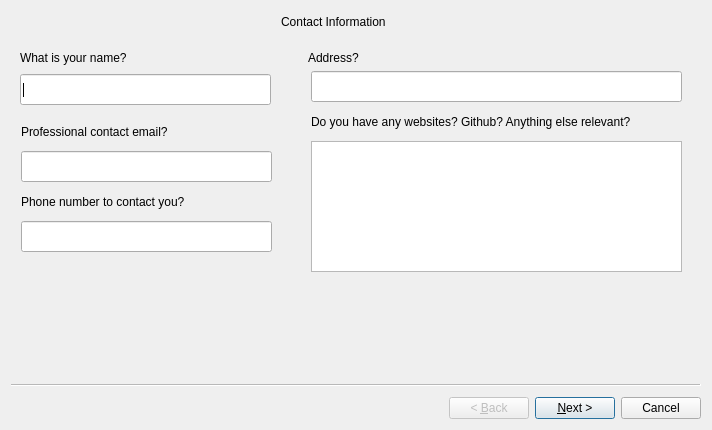
<?xml version="1.0" encoding="UTF-8"?>
<ui version="4.0">
 <class>Wizard</class>
 <widget class="QWizard" name="Wizard">
  <property name="geometry">
   <rect>
    <x>0</x>
    <y>0</y>
    <width>712</width>
    <height>430</height>
   </rect>
  </property>
  <property name="windowTitle">
   <string>Rart</string>
  </property>
  <widget class="QWizardPage" name="wizardPage1">
   <widget class="QLabel" name="label_4">
    <property name="geometry">
     <rect>
      <x>10</x>
      <y>180</y>
      <width>200</width>
      <height>21</height>
     </rect>
    </property>
    <property name="text">
     <string>Phone number to contact you?</string>
    </property>
   </widget>
   <widget class="QLabel" name="label_3">
    <property name="geometry">
     <rect>
      <x>10</x>
      <y>110</y>
      <width>177</width>
      <height>21</height>
     </rect>
    </property>
    <property name="text">
     <string>Professional contact email?</string>
    </property>
   </widget>
   <widget class="QLabel" name="label_5">
    <property name="geometry">
     <rect>
      <x>297</x>
      <y>36</y>
      <width>59</width>
      <height>21</height>
     </rect>
    </property>
    <property name="text">
     <string>Address?</string>
    </property>
   </widget>
   <widget class="QLabel" name="label">
    <property name="geometry">
     <rect>
      <x>9</x>
      <y>36</y>
      <width>128</width>
      <height>21</height>
     </rect>
    </property>
    <property name="text">
     <string>What is your name?</string>
    </property>
   </widget>
   <widget class="QLabel" name="label_6">
    <property name="geometry">
     <rect>
      <x>300</x>
      <y>100</y>
      <width>388</width>
      <height>21</height>
     </rect>
    </property>
    <property name="text">
     <string>Do you have any websites? Github? Anything else relevant?</string>
    </property>
   </widget>
   <widget class="QLabel" name="label_2">
    <property name="geometry">
     <rect>
      <x>270</x>
      <y>0</y>
      <width>130</width>
      <height>21</height>
     </rect>
    </property>
    <property name="text">
     <string>Contact Information</string>
    </property>
   </widget>
   <widget class="QLineEdit" name="name">
    <property name="geometry">
     <rect>
      <x>9</x>
      <y>63</y>
      <width>251</width>
      <height>31</height>
     </rect>
    </property>
   </widget>
   <widget class="QLineEdit" name="email">
    <property name="geometry">
     <rect>
      <x>10</x>
      <y>140</y>
      <width>251</width>
      <height>31</height>
     </rect>
    </property>
   </widget>
   <widget class="QLineEdit" name="phoneNumber">
    <property name="geometry">
     <rect>
      <x>10</x>
      <y>210</y>
      <width>251</width>
      <height>31</height>
     </rect>
    </property>
   </widget>
   <widget class="QPlainTextEdit" name="websites">
    <property name="geometry">
     <rect>
      <x>300</x>
      <y>130</y>
      <width>371</width>
      <height>131</height>
     </rect>
    </property>
   </widget>
   <widget class="QLineEdit" name="address">
    <property name="geometry">
     <rect>
      <x>300</x>
      <y>60</y>
      <width>371</width>
      <height>31</height>
     </rect>
    </property>
   </widget>
  </widget>
  <widget class="QWizardPage" name="wizardPage2">
   <widget class="QWidget" name="widget" native="true">
    <property name="geometry">
     <rect>
      <x>9</x>
      <y>36</y>
      <width>681</width>
      <height>321</height>
     </rect>
    </property>
    <widget class="QLabel" name="label_8">
     <property name="geometry">
      <rect>
       <x>10</x>
       <y>10</y>
       <width>191</width>
       <height>21</height>
      </rect>
     </property>
     <property name="text">
      <string>What school did you attend?</string>
     </property>
    </widget>
    <widget class="QLabel" name="label_9">
     <property name="geometry">
      <rect>
       <x>10</x>
       <y>90</y>
       <width>191</width>
       <height>21</height>
      </rect>
     </property>
     <property name="text">
      <string>What is your major?</string>
     </property>
    </widget>
    <widget class="QLabel" name="label_10">
     <property name="geometry">
      <rect>
       <x>10</x>
       <y>170</y>
       <width>121</width>
       <height>21</height>
      </rect>
     </property>
     <property name="text">
      <string>GPA? (Optional)</string>
     </property>
    </widget>
    <widget class="QDoubleSpinBox" name="gpa1">
     <property name="geometry">
      <rect>
       <x>10</x>
       <y>200</y>
       <width>62</width>
       <height>31</height>
      </rect>
     </property>
    </widget>
    <widget class="QLabel" name="label_11">
     <property name="geometry">
      <rect>
       <x>370</x>
       <y>10</y>
       <width>231</width>
       <height>21</height>
      </rect>
     </property>
     <property name="text">
      <string>When did you start? (Month YYYY)</string>
     </property>
    </widget>
    <widget class="QLabel" name="label_12">
     <property name="geometry">
      <rect>
       <x>370</x>
       <y>90</y>
       <width>301</width>
       <height>21</height>
      </rect>
     </property>
     <property name="text">
      <string>Graduate? Leave empty if still attending</string>
     </property>
    </widget>
    <widget class="QLineEdit" name="school1">
     <property name="geometry">
      <rect>
       <x>12</x>
       <y>40</y>
       <width>271</width>
       <height>31</height>
      </rect>
     </property>
    </widget>
    <widget class="QLineEdit" name="major1">
     <property name="geometry">
      <rect>
       <x>10</x>
       <y>130</y>
       <width>271</width>
       <height>31</height>
      </rect>
     </property>
    </widget>
    <widget class="QLineEdit" name="schoolStart1">
     <property name="geometry">
      <rect>
       <x>370</x>
       <y>40</y>
       <width>271</width>
       <height>31</height>
      </rect>
     </property>
    </widget>
    <widget class="QLineEdit" name="endSchool1">
     <property name="geometry">
      <rect>
       <x>370</x>
       <y>130</y>
       <width>271</width>
       <height>31</height>
      </rect>
     </property>
    </widget>
   </widget>
   <widget class="QLabel" name="label_7">
    <property name="geometry">
     <rect>
      <x>280</x>
      <y>0</y>
      <width>68</width>
      <height>21</height>
     </rect>
    </property>
    <property name="text">
     <string>Academics</string>
    </property>
   </widget>
  </widget>
  <widget class="QWizardPage" name="wizardPage3">
   <widget class="QWidget" name="widget_2" native="true">
    <property name="geometry">
     <rect>
      <x>10</x>
      <y>40</y>
      <width>681</width>
      <height>321</height>
     </rect>
    </property>
    <widget class="QLabel" name="label_13">
     <property name="geometry">
      <rect>
       <x>10</x>
       <y>10</y>
       <width>251</width>
       <height>21</height>
      </rect>
     </property>
     <property name="text">
      <string>What is the name of the organization?</string>
     </property>
    </widget>
    <widget class="QLabel" name="label_14">
     <property name="geometry">
      <rect>
       <x>10</x>
       <y>90</y>
       <width>191</width>
       <height>21</height>
      </rect>
     </property>
     <property name="text">
      <string>What was your job title?</string>
     </property>
    </widget>
    <widget class="QLabel" name="label_16">
     <property name="geometry">
      <rect>
       <x>370</x>
       <y>10</y>
       <width>231</width>
       <height>21</height>
      </rect>
     </property>
     <property name="text">
      <string>When did you start? (Month YYYY)</string>
     </property>
    </widget>
    <widget class="QLabel" name="label_17">
     <property name="geometry">
      <rect>
       <x>370</x>
       <y>90</y>
       <width>301</width>
       <height>21</height>
      </rect>
     </property>
     <property name="text">
      <string>When did you leave? (empty if still working)</string>
     </property>
    </widget>
    <widget class="QLineEdit" name="orgName1">
     <property name="geometry">
      <rect>
       <x>12</x>
       <y>40</y>
       <width>271</width>
       <height>31</height>
      </rect>
     </property>
    </widget>
    <widget class="QLineEdit" name="jobTitle1">
     <property name="geometry">
      <rect>
       <x>10</x>
       <y>130</y>
       <width>271</width>
       <height>31</height>
      </rect>
     </property>
    </widget>
    <widget class="QLineEdit" name="jobStart1">
     <property name="geometry">
      <rect>
       <x>370</x>
       <y>40</y>
       <width>271</width>
       <height>31</height>
      </rect>
     </property>
    </widget>
    <widget class="QLineEdit" name="jobEnd1">
     <property name="geometry">
      <rect>
       <x>370</x>
       <y>130</y>
       <width>271</width>
       <height>31</height>
      </rect>
     </property>
    </widget>
    <widget class="QPlainTextEdit" name="jobDesc1">
     <property name="geometry">
      <rect>
       <x>10</x>
       <y>200</y>
       <width>471</width>
       <height>71</height>
      </rect>
     </property>
    </widget>
    <widget class="QLabel" name="label_15">
     <property name="geometry">
      <rect>
       <x>10</x>
       <y>170</y>
       <width>461</width>
       <height>21</height>
      </rect>
     </property>
     <property name="text">
      <string>Give a brief description of your job. Include skills and achievements!</string>
     </property>
    </widget>
   </widget>
   <widget class="QLabel" name="label_18">
    <property name="geometry">
     <rect>
      <x>270</x>
      <y>10</y>
      <width>131</width>
      <height>21</height>
     </rect>
    </property>
    <property name="text">
     <string>Work Experience</string>
    </property>
   </widget>
  </widget>
  <widget class="QWizardPage" name="wizardPage">
   <widget class="QLabel" name="label_19">
    <property name="geometry">
     <rect>
      <x>280</x>
      <y>0</y>
      <width>171</width>
      <height>21</height>
     </rect>
    </property>
    <property name="text">
     <string>Personal Development</string>
    </property>
   </widget>
   <widget class="QWidget" name="widget_3" native="true">
    <property name="geometry">
     <rect>
      <x>10</x>
      <y>30</y>
      <width>681</width>
      <height>331</height>
     </rect>
    </property>
    <widget class="QPlainTextEdit" name="personalDev1">
     <property name="geometry">
      <rect>
       <x>20</x>
       <y>40</y>
       <width>631</width>
       <height>281</height>
      </rect>
     </property>
    </widget>
    <widget class="QLabel" name="label_20">
     <property name="geometry">
      <rect>
       <x>20</x>
       <y>10</y>
       <width>621</width>
       <height>21</height>
      </rect>
     </property>
     <property name="text">
      <string>Write about some of your projects! Talk about skills you used and what you learned.</string>
     </property>
    </widget>
   </widget>
  </widget>
  <widget class="QWizardPage" name="wizardPage_2">
   <widget class="QLabel" name="label_21">
    <property name="geometry">
     <rect>
      <x>10</x>
      <y>30</y>
      <width>271</width>
      <height>21</height>
     </rect>
    </property>
    <property name="text">
     <string>What are some of your strongest skills?</string>
    </property>
   </widget>
   <widget class="QPlainTextEdit" name="strongSkills">
    <property name="geometry">
     <rect>
      <x>10</x>
      <y>60</y>
      <width>331</width>
      <height>131</height>
     </rect>
    </property>
   </widget>
   <widget class="QLabel" name="label_22">
    <property name="geometry">
     <rect>
      <x>260</x>
      <y>0</y>
      <width>181</width>
      <height>21</height>
     </rect>
    </property>
    <property name="text">
     <string>Skills and Technologies</string>
    </property>
   </widget>
   <widget class="QLabel" name="label_23">
    <property name="geometry">
     <rect>
      <x>10</x>
      <y>200</y>
      <width>341</width>
      <height>21</height>
     </rect>
    </property>
    <property name="text">
     <string>What are some technologies you are familiar with?</string>
    </property>
   </widget>
   <widget class="QPlainTextEdit" name="strongTech">
    <property name="geometry">
     <rect>
      <x>10</x>
      <y>230</y>
      <width>331</width>
      <height>111</height>
     </rect>
    </property>
   </widget>
   <widget class="QLabel" name="label_24">
    <property name="geometry">
     <rect>
      <x>370</x>
      <y>30</y>
      <width>331</width>
      <height>21</height>
     </rect>
    </property>
    <property name="text">
     <string>List any other skills or technologies that you</string>
    </property>
   </widget>
   <widget class="QLabel" name="label_25">
    <property name="geometry">
     <rect>
      <x>370</x>
      <y>50</y>
      <width>331</width>
      <height>21</height>
     </rect>
    </property>
    <property name="text">
     <string>have experience with but didn't want to list on</string>
    </property>
   </widget>
   <widget class="QLabel" name="label_26">
    <property name="geometry">
     <rect>
      <x>370</x>
      <y>70</y>
      <width>331</width>
      <height>21</height>
     </rect>
    </property>
    <property name="text">
     <string>your main resume. This is the first step to building</string>
    </property>
   </widget>
   <widget class="QLabel" name="label_27">
    <property name="geometry">
     <rect>
      <x>370</x>
      <y>90</y>
      <width>331</width>
      <height>21</height>
     </rect>
    </property>
    <property name="text">
     <string>your smart resume!</string>
    </property>
   </widget>
   <widget class="QPlainTextEdit" name="altSkills">
    <property name="geometry">
     <rect>
      <x>370</x>
      <y>120</y>
      <width>311</width>
      <height>221</height>
     </rect>
    </property>
   </widget>
  </widget>
  <widget class="QWizardPage" name="wizardPage_3">
   <widget class="QLabel" name="label_28">
    <property name="geometry">
     <rect>
      <x>250</x>
      <y>0</y>
      <width>211</width>
      <height>21</height>
     </rect>
    </property>
    <property name="text">
     <string>Achievements and references</string>
    </property>
   </widget>
   <widget class="QLabel" name="label_29">
    <property name="geometry">
     <rect>
      <x>10</x>
      <y>30</y>
      <width>261</width>
      <height>21</height>
     </rect>
    </property>
    <property name="text">
     <string>What are some of your achievements?</string>
    </property>
   </widget>
   <widget class="QTextEdit" name="achievements">
    <property name="geometry">
     <rect>
      <x>10</x>
      <y>70</y>
      <width>331</width>
      <height>281</height>
     </rect>
    </property>
   </widget>
   <widget class="QLabel" name="label_30">
    <property name="geometry">
     <rect>
      <x>360</x>
      <y>30</y>
      <width>291</width>
      <height>21</height>
     </rect>
    </property>
    <property name="text">
     <string>List some of your references</string>
    </property>
   </widget>
   <widget class="QPlainTextEdit" name="references">
    <property name="geometry">
     <rect>
      <x>360</x>
      <y>70</y>
      <width>321</width>
      <height>281</height>
     </rect>
    </property>
   </widget>
  </widget>
  <widget class="QWizardPage" name="wizardPage_4">
   <widget class="QLabel" name="label_31">
    <property name="geometry">
     <rect>
      <x>300</x>
      <y>0</y>
      <width>64</width>
      <height>21</height>
     </rect>
    </property>
    <property name="text">
     <string>Objective</string>
    </property>
   </widget>
   <widget class="QLabel" name="label_32">
    <property name="geometry">
     <rect>
      <x>20</x>
      <y>30</y>
      <width>651</width>
      <height>21</height>
     </rect>
    </property>
    <property name="text">
     <string>This is a place to write your objective. Click the link below for some tips to write a good objective!</string>
    </property>
   </widget>
   <widget class="KUrlLabel" name="kurllabel">
    <property name="geometry">
     <rect>
      <x>20</x>
      <y>50</y>
      <width>631</width>
      <height>21</height>
     </rect>
    </property>
    <property name="text">
     <string>&lt;html&gt;&lt;head/&gt;&lt;body&gt;&lt;p&gt;&lt;a href=&quot;https://resumegenius.com/how-to-write-a-resume/career-objective-writing-guide&quot;&gt;&lt;span style=&quot; text-decoration: underline; color:#0000ff;&quot;&gt;Objective Help!&lt;/span&gt;&lt;/a&gt;&lt;/p&gt;&lt;/body&gt;&lt;/html&gt;</string>
    </property>
   </widget>
   <widget class="QPlainTextEdit" name="objective">
    <property name="geometry">
     <rect>
      <x>20</x>
      <y>90</y>
      <width>651</width>
      <height>271</height>
     </rect>
    </property>
   </widget>
  </widget>
  <widget class="QWizardPage" name="wizardPage_5">
   <widget class="QLabel" name="label_34">
    <property name="geometry">
     <rect>
      <x>20</x>
      <y>10</y>
      <width>651</width>
      <height>31</height>
     </rect>
    </property>
    <property name="text">
     <string>&lt;html&gt;&lt;head/&gt;&lt;body&gt;&lt;p&gt;&lt;span style=&quot; font-size:16pt;&quot;&gt;Great job! You're almost done. Before you hit make resume, make&lt;/span&gt;&lt;/p&gt;&lt;/body&gt;&lt;/html&gt;</string>
    </property>
   </widget>
   <widget class="QLabel" name="label_35">
    <property name="geometry">
     <rect>
      <x>20</x>
      <y>40</y>
      <width>651</width>
      <height>31</height>
     </rect>
    </property>
    <property name="text">
     <string>&lt;html&gt;&lt;head/&gt;&lt;body&gt;&lt;p&gt;&lt;span style=&quot; font-size:16pt;&quot;&gt;sure there's no typos and everything is correct and up to date.&lt;/span&gt;&lt;/p&gt;&lt;/body&gt;&lt;/html&gt;</string>
    </property>
   </widget>
   <widget class="QLabel" name="label_36">
    <property name="geometry">
     <rect>
      <x>20</x>
      <y>90</y>
      <width>651</width>
      <height>31</height>
     </rect>
    </property>
    <property name="text">
     <string>&lt;html&gt;&lt;head/&gt;&lt;body&gt;&lt;p&gt;&lt;span style=&quot; font-size:16pt;&quot;&gt;When you're done hit the button below and all you're info will be&lt;/span&gt;&lt;/p&gt;&lt;/body&gt;&lt;/html&gt;</string>
    </property>
   </widget>
   <widget class="QLabel" name="label_37">
    <property name="geometry">
     <rect>
      <x>20</x>
      <y>120</y>
      <width>651</width>
      <height>31</height>
     </rect>
    </property>
    <property name="text">
     <string>&lt;html&gt;&lt;head/&gt;&lt;body&gt;&lt;p&gt;&lt;span style=&quot; font-size:16pt;&quot;&gt;put into a .docx file in a nice premade format! Use our format or &lt;/span&gt;&lt;/p&gt;&lt;/body&gt;&lt;/html&gt;</string>
    </property>
   </widget>
   <widget class="QLabel" name="label_38">
    <property name="geometry">
     <rect>
      <x>20</x>
      <y>150</y>
      <width>651</width>
      <height>31</height>
     </rect>
    </property>
    <property name="text">
     <string>&lt;html&gt;&lt;head/&gt;&lt;body&gt;&lt;p&gt;&lt;span style=&quot; font-size:16pt;&quot;&gt;give it your own personal flair! Check out our website for a &lt;/span&gt;&lt;/p&gt;&lt;/body&gt;&lt;/html&gt;</string>
    </property>
   </widget>
   <widget class="QLabel" name="label_39">
    <property name="geometry">
     <rect>
      <x>20</x>
      <y>180</y>
      <width>651</width>
      <height>31</height>
     </rect>
    </property>
    <property name="text">
     <string>&lt;html&gt;&lt;head/&gt;&lt;body&gt;&lt;p&gt;&lt;span style=&quot; font-size:16pt;&quot;&gt;step-by-step guide and resources to help build your resume.&lt;/span&gt;&lt;/p&gt;&lt;/body&gt;&lt;/html&gt;</string>
    </property>
   </widget>
   <widget class="QLabel" name="label_40">
    <property name="geometry">
     <rect>
      <x>20</x>
      <y>290</y>
      <width>651</width>
      <height>31</height>
     </rect>
    </property>
    <property name="text">
     <string>&lt;html&gt;&lt;head/&gt;&lt;body&gt;&lt;p&gt;&lt;span style=&quot; font-size:16pt;&quot;&gt;Good luck!&lt;/span&gt;&lt;/p&gt;&lt;/body&gt;&lt;/html&gt;</string>
    </property>
   </widget>
   <widget class="QPushButton" name="pushButton">
    <property name="geometry">
     <rect>
      <x>500</x>
      <y>320</y>
      <width>131</width>
      <height>31</height>
     </rect>
    </property>
    <property name="text">
     <string>Make resume</string>
    </property>
   </widget>
   <widget class="QLabel" name="label_41">
    <property name="geometry">
     <rect>
      <x>20</x>
      <y>230</y>
      <width>651</width>
      <height>31</height>
     </rect>
    </property>
    <property name="text">
     <string>&lt;html&gt;&lt;head/&gt;&lt;body&gt;&lt;p&gt;&lt;span style=&quot; font-size:16pt;&quot;&gt;If you want to make your resume relevant to a specific job, go to&lt;/span&gt;&lt;/p&gt;&lt;/body&gt;&lt;/html&gt;</string>
    </property>
   </widget>
   <widget class="QLabel" name="label_42">
    <property name="geometry">
     <rect>
      <x>20</x>
      <y>260</y>
      <width>651</width>
      <height>31</height>
     </rect>
    </property>
    <property name="text">
     <string>&lt;html&gt;&lt;head/&gt;&lt;body&gt;&lt;p&gt;&lt;span style=&quot; font-size:16pt;&quot;&gt;the next page.&lt;/span&gt;&lt;/p&gt;&lt;/body&gt;&lt;/html&gt;</string>
    </property>
   </widget>
  </widget>
  <widget class="QWizardPage" name="wizardPage_6"/>
 </widget>
 <customwidgets>
  <customwidget>
   <class>KUrlLabel</class>
   <extends>QLabel</extends>
   <header>kurllabel.h</header>
  </customwidget>
 </customwidgets>
 <resources/>
 <connections/>
</ui>
